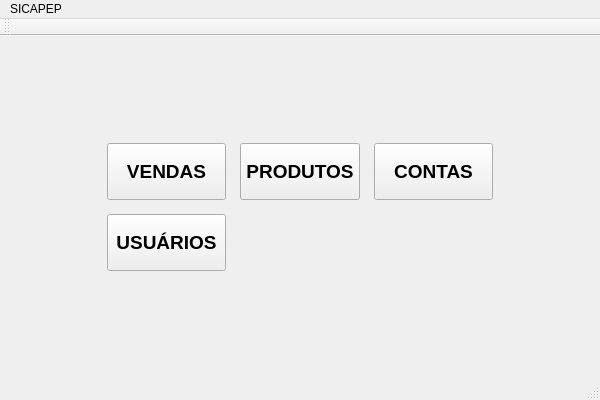
<?xml version="1.0" encoding="UTF-8"?>
<ui version="4.0">
 <class>SiCApep</class>
 <widget class="QMainWindow" name="SiCApep">
  <property name="geometry">
   <rect>
    <x>0</x>
    <y>0</y>
    <width>600</width>
    <height>400</height>
   </rect>
  </property>
  <property name="sizePolicy">
   <sizepolicy hsizetype="Expanding" vsizetype="Expanding">
    <horstretch>4</horstretch>
    <verstretch>4</verstretch>
   </sizepolicy>
  </property>
  <property name="windowTitle">
   <string>SiCApep</string>
  </property>
  <property name="locale">
   <locale language="Portuguese" country="Brazil"/>
  </property>
  <widget class="QWidget" name="centralWidget">
   <layout class="QGridLayout" name="gridLayout_2">
    <property name="leftMargin">
     <number>100</number>
    </property>
    <property name="topMargin">
     <number>100</number>
    </property>
    <property name="rightMargin">
     <number>100</number>
    </property>
    <property name="bottomMargin">
     <number>100</number>
    </property>
    <property name="spacing">
     <number>10</number>
    </property>
    <item row="0" column="0">
     <layout class="QGridLayout" name="gridLayout">
      <property name="leftMargin">
       <number>7</number>
      </property>
      <property name="topMargin">
       <number>7</number>
      </property>
      <property name="rightMargin">
       <number>7</number>
      </property>
      <property name="bottomMargin">
       <number>7</number>
      </property>
      <property name="spacing">
       <number>14</number>
      </property>
      <item row="0" column="0">
       <widget class="QPushButton" name="pushButtonVendas">
        <property name="sizePolicy">
         <sizepolicy hsizetype="Expanding" vsizetype="Expanding">
          <horstretch>0</horstretch>
          <verstretch>0</verstretch>
         </sizepolicy>
        </property>
        <property name="font">
         <font>
          <family>Arial</family>
          <pointsize>14</pointsize>
          <weight>75</weight>
          <bold>true</bold>
          <strikeout>false</strikeout>
          <kerning>true</kerning>
         </font>
        </property>
        <property name="toolTip">
         <string>&lt;html&gt;&lt;head/&gt;&lt;body&gt;&lt;p&gt;Mostra o menu de vendas&lt;/p&gt;&lt;/body&gt;&lt;/html&gt;</string>
        </property>
        <property name="text">
         <string extracomment="Mostra o menu de vendas">VENDAS</string>
        </property>
        <property name="flat">
         <bool>false</bool>
        </property>
       </widget>
      </item>
      <item row="0" column="1">
       <widget class="QPushButton" name="pushButtonProdutos">
        <property name="sizePolicy">
         <sizepolicy hsizetype="Expanding" vsizetype="Expanding">
          <horstretch>0</horstretch>
          <verstretch>0</verstretch>
         </sizepolicy>
        </property>
        <property name="font">
         <font>
          <family>Arial</family>
          <pointsize>14</pointsize>
          <weight>75</weight>
          <bold>true</bold>
         </font>
        </property>
        <property name="toolTip">
         <string extracomment="Abre menu de Produtos">&lt;html&gt;&lt;head/&gt;&lt;body&gt;&lt;p&gt;Mostra o meno de Produtos&lt;/p&gt;&lt;/body&gt;&lt;/html&gt;</string>
        </property>
        <property name="text">
         <string>PRODUTOS</string>
        </property>
        <property name="autoDefault">
         <bool>false</bool>
        </property>
       </widget>
      </item>
      <item row="0" column="2">
       <widget class="QPushButton" name="pushButtonContas">
        <property name="sizePolicy">
         <sizepolicy hsizetype="Expanding" vsizetype="Expanding">
          <horstretch>0</horstretch>
          <verstretch>0</verstretch>
         </sizepolicy>
        </property>
        <property name="font">
         <font>
          <family>Arial</family>
          <pointsize>14</pointsize>
          <weight>75</weight>
          <bold>true</bold>
         </font>
        </property>
        <property name="text">
         <string>CONTAS</string>
        </property>
       </widget>
      </item>
      <item row="1" column="0">
       <widget class="QPushButton" name="pushButtonUsuarios">
        <property name="sizePolicy">
         <sizepolicy hsizetype="Expanding" vsizetype="Expanding">
          <horstretch>0</horstretch>
          <verstretch>0</verstretch>
         </sizepolicy>
        </property>
        <property name="font">
         <font>
          <family>Arial</family>
          <pointsize>14</pointsize>
          <weight>75</weight>
          <bold>true</bold>
         </font>
        </property>
        <property name="text">
         <string>USUÁRIOS</string>
        </property>
       </widget>
      </item>
     </layout>
    </item>
   </layout>
  </widget>
  <widget class="QMenuBar" name="menuBar">
   <property name="geometry">
    <rect>
     <x>0</x>
     <y>0</y>
     <width>600</width>
     <height>21</height>
    </rect>
   </property>
   <widget class="QMenu" name="menuSICAPEP">
    <property name="title">
     <string>SICAPEP</string>
    </property>
    <addaction name="actionInfo"/>
    <addaction name="actionExit"/>
   </widget>
   <addaction name="menuSICAPEP"/>
  </widget>
  <widget class="QToolBar" name="mainToolBar">
   <attribute name="toolBarArea">
    <enum>TopToolBarArea</enum>
   </attribute>
   <attribute name="toolBarBreak">
    <bool>false</bool>
   </attribute>
  </widget>
  <widget class="QStatusBar" name="statusBar"/>
  <action name="actionInfo">
   <property name="text">
    <string>Info</string>
   </property>
  </action>
  <action name="actionExit">
   <property name="text">
    <string>Exit</string>
   </property>
  </action>
 </widget>
 <layoutdefault spacing="6" margin="11"/>
 <resources/>
 <connections/>
</ui>
